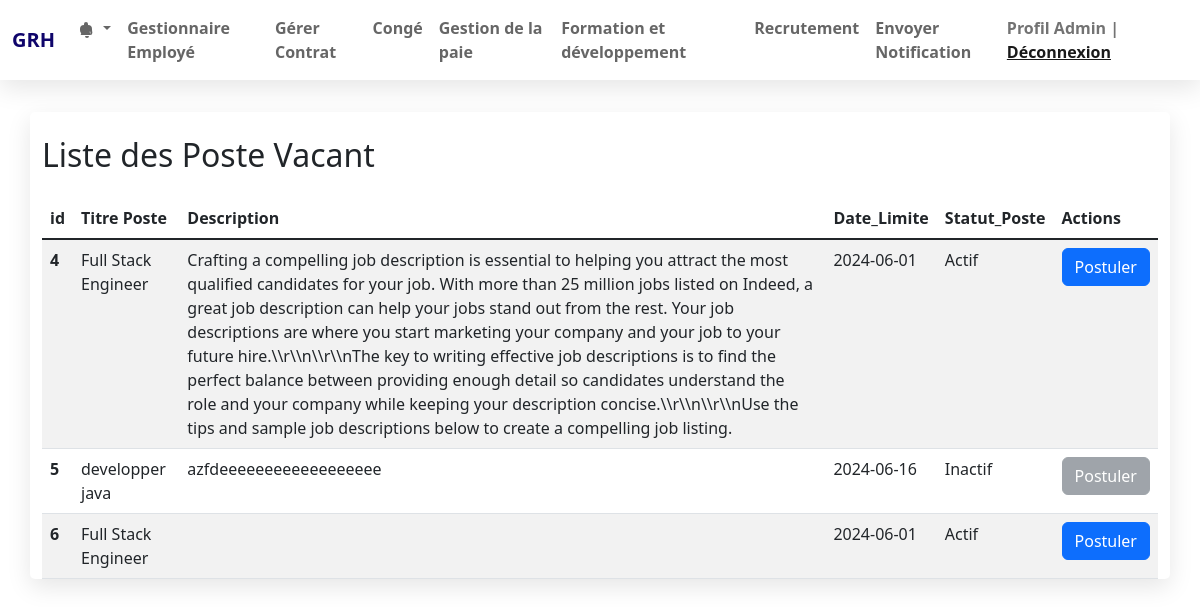
/main/Liste_des_posteCandidat.php, run on the app's committed database.
### tables this page shows
CREATE TABLE `posts` (
  `id` int(11) NOT NULL,
  `titre_poste` varchar(255) NOT NULL,
  `description` text DEFAULT NULL,
  `date_limite` date DEFAULT NULL,
  `statut_poste` varchar(50) DEFAULT NULL
);

### main/Liste_des_posteCandidat.php (the view, shortened to what this page needs)
<?php
	require_once ('connect.php');
	$ReadSql = "SELECT * FROM `posts` ";
	$res = mysqli_query($con, $ReadSql);
 ?>
<!DOCTYPE html>
<html>
<head>
	<link href="https://cdn.jsdelivr.net/npm/bootstrap@5.1.3/dist/css/bootstrap.min.css" rel="stylesheet">
	<link rel="stylesheet" href="https://stackpath.bootstrapcdn.com/font-awesome/4.7.0/css/font-awesome.min.css">
	<link rel="stylesheet" href="style.css" >
</head>
<body>
	<?php
		include 'navbar.php';
	 ?>
	<div class="container">
		<div class="row pt-4">
			<h2>Liste des Poste Vacant</h2>
		</div>
		<table class="table table-striped mt-3">
			<thead>
				<tr>
					<th>id</th>
					<th>Titre Poste</th>
					<th>Description</th>
					<th>Date_Limite</th>
					<th>Statut_Poste</th>
					<th>Actions</th>
				</tr>
			</thead>
			<tbody>
				<?php while ($r = mysqli_fetch_assoc($res)) {
				?>
				<tr>
					<th scope="row"><?php echo $r['id']; ?></th>
					<td><?php echo $r['titre_poste']; ?></td>
					<td><?php echo $r['description']; ?></td>
					<td><?php echo $r['date_limite']; ?></td>
					<td><?php echo $r['statut_poste']; ?></td>
					<td>
    <?php
     $statut_poste = $r['statut_poste'];
     if ($statut_poste == 'Inactif') {
         echo '<button class="btn btn-secondary" disabled>Postuler</button>';
    } else {
         echo '<button class="btn btn-primary" data-bs-toggle="modal" data-bs-target="#postulerModal' . $r['id'] . '">Postuler</button>';
    }
    ?>
</td>
				</tr>
			<?php } ?>
			</tbody>
		</table>
	</div>
</body>
</html>

### main/style.css (style rules this page uses)
.container { margin-top: 2rem; background-color: #fff; border-radius: 5px; box-shadow: 0 .5rem 1.5rem rgba(0, 0, 0, .1); }

### data on the page
posts: id "4", titre_poste "Full Stack Engineer", description "Crafting a compelling job description is essential to helping you attract the most qualified candidates for your job. With more than 25 million jobs listed on Indeed, a great job description can help your jobs stand out from the rest. Your job descriptions are where you start marketing your company and your job to your future hire.\\\\r\\\\n\\\\r\\\\nThe key to writing effective job descriptions is to find the perfect balance between providing enough detail so candidates understand the role and your company while keeping your description concise.\\\\r\\\\n\\\\r\\\\nUse the tips and sample job descriptions below to create a compelling job listing.", date_limite "2024-06-01", statut_poste "Actif"
posts: id "5", titre_poste "developper java", description "azfdeeeeeeeeeeeeeeeeee", date_limite "2024-06-16", statut_poste "Inactif", shows "Postuler"
posts: id "6", titre_poste "Full Stack Engineer", date_limite "2024-06-01", statut_poste "Actif"
